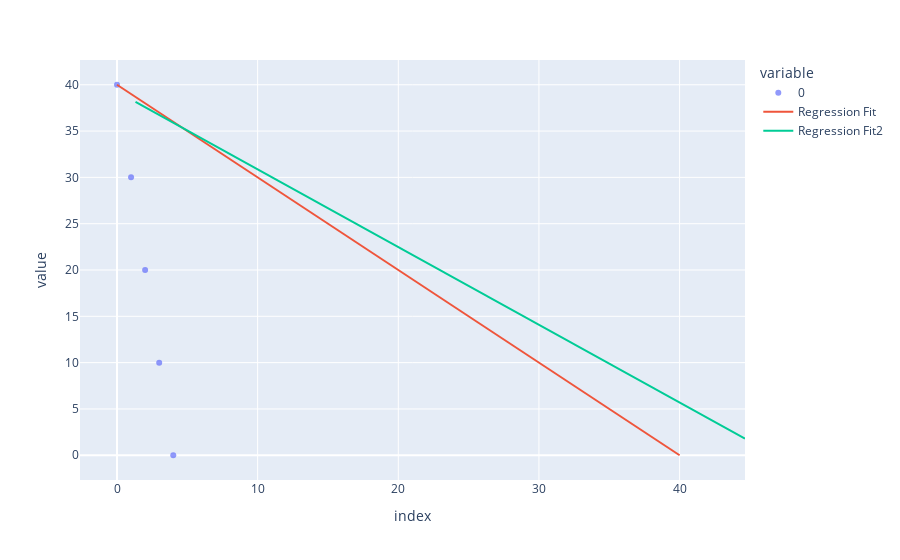

Notebook code for this chart:
### Code cell
import numpy as np
import pandas as pd
import plotly.express as px
import plotly.graph_objects as go
from sklearn.linear_model import LinearRegression
import matplotlib.pyplot as plt

# Generate data
x=[0, 10, 20, 30, 40]
y=[40, 30, 20, 10 ,0]

df = pd.DataFrame(data = {"x":x,"y":y})
df
b, a = np.polyfit(df.x, df.y, deg=1)

x_range = np.linspace(0, 40, 100)
y_range = a + b* x_range 

# Rotation of the line if slope is given
point = (x_range, y_range)
origin = (x_range[50], y_range[50])
x_range_slope , y_range_slope = rotate(origin, point, math.radians(5))
x_range_slope +=3

fig = px.scatter(y, opacity=0.70)

fig.add_traces(go.Scatter(x=x_range, y=y_range, name='Regression Fit'))
fig.add_traces(go.Scatter(x=x_range_slope, y=y_range_slope, name='Regression Fit2'))
fig
